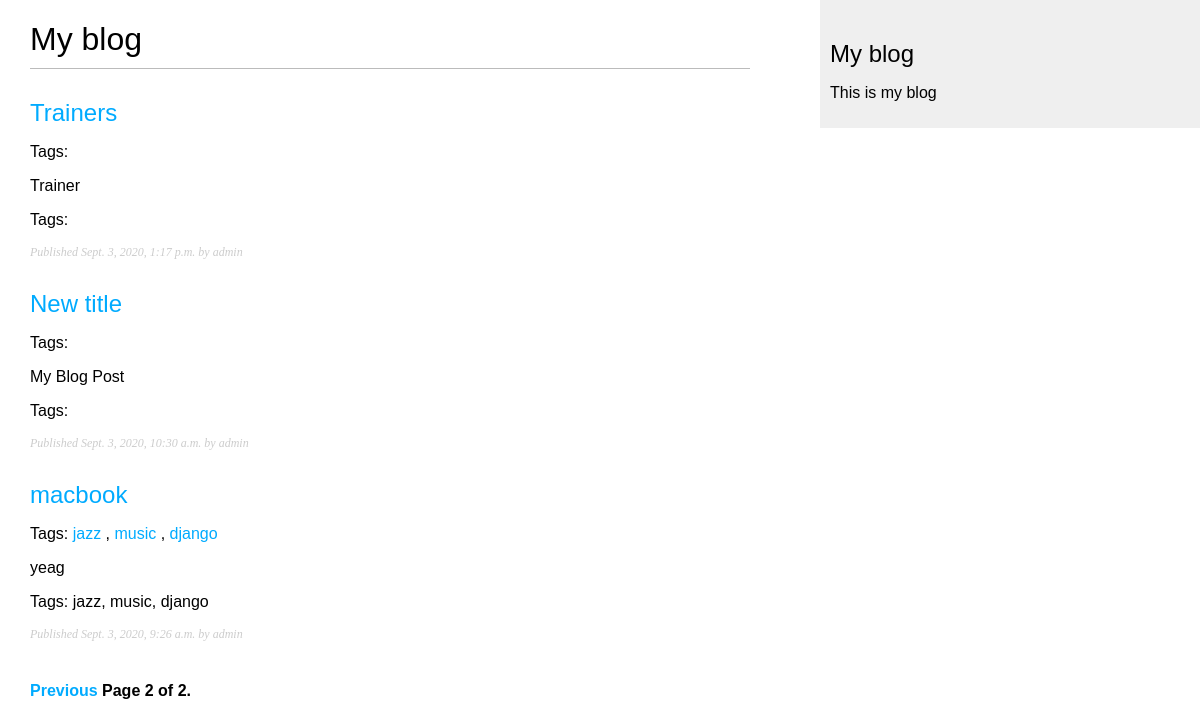
Screenshot of /blog/?page=2 with the database file from the repository.
### blog/models.py (models this page shows, shortened)
class Post(models.Model):
    STATUS_CHOICES = (
        ('draft', 'Draft'),
        ('published', 'Published')
    )
    title = models.CharField(max_length=250)
    slug = models.SlugField(max_length=250, unique_for_date='publish')
    author = models.ForeignKey(User, on_delete=models.CASCADE, related_name='blog_posts')
    body = models.TextField()
    publish = models.DateTimeField(default=timezone.now)
    created = models.DateTimeField(auto_now_add=True)
    updated = models.DateTimeField(auto_now=True)
    status = models.CharField(max_length=10, choices=STATUS_CHOICES, default='draft')
    tags = TaggableManager()
    objects = models.Manager()
    published = PublishedManager()
    def get_absolute_url(self):
        return reverse('blog:post_detail', args=[self.publish.year,
                       self.publish.month, self.publish.day, self.slug])
    class Meta:
        ordering = ('-publish',)

### blog/views.py (the view)
# urls.py: path('', views.post_list, name='post_list'), # function-based-view
def post_list(request, tag_slug=None):
    object_list = Post.published.all()
    tag = None
    if tag_slug:
        tag = get_object_or_404(Tag, slug=tag_slug)
        object_list = object_list.filter(tags__in=[tag])
    paginator = Paginator(object_list, 3)
    page = request.GET.get('page')
    try:
        posts = paginator.page(page)
    except PageNotAnInteger:
        posts = paginator.page(1)
    except EmptyPage:
        posts = paginator.page(paginator.num_pages)
    return render(request, 'blog/post/list.html', {'page': page, 'posts': posts, 'tag': tag})

### blog/models.py (called while the page is built)
    def get_queryset(self):
        return super().get_queryset().filter(status='published')

### blog/templates/blog/post/list.html (shortened to what this page needs)
{% extends "blog/base.html" %}
{% block content %}
    <h1>My blog</h1>
    {% for post in posts %}
        <h2>
            <a href="{{ post.get_absolute_url }}">{{ post.title }}</a>
        </h2>
        <p class="tags">
            Tags:
                {% for tag in post.tags.all %}
                    <a href="{% url "blog:post_list_by_tag" tag.slug %}">
                        {{ tag.name }}
                    </a>
                    {% if not forloop.last %}, {% endif %}
                {% endfor %}
        </p>
        {{ post.body | truncatechars:30|linebreaks }}
        <p class="tags">Tags: {{ post.tags.all|join:", " }}</p>
        <p class="date">Published {{ post.publish }} by {{ post.author }}</p>
    {% endfor %}
    {% include "pagination.html" with page=posts %}
{% endblock %}

### blog/templates/blog/base.html (shortened to what this page needs)
{% load static %}
<!DOCTYPE html>
<html lang="en">
<head>
    <link rel="stylesheet" href="{% static "css/blog.css" %}">
</head>
<body>
    <div id="content">
        {% block content %}{% endblock %}
    </div>
    <div id="sidebar">
        <h2>My blog</h2>
        <p>This is my blog</p>
    </div>
</body>
</html>

### blog/templates/pagination.html (shortened to what this page needs)
<div class="pagination">
    <span class="step-links">
        {% if page.has_previous %}
            <a href="?page={{ page.previous_page_number }}">Previous</a>
        {% endif %}
        <span class="current">
            Page {{ page.number }} of {{ page.paginator.num_pages }}.
        </span>
    </span>
</div>

### blog/static/css/blog.css (style rules this page uses)
body { margin:0; padding:0; font-family:helvetica, sans-serif; }
a { color:#00abff; text-decoration:none; }
h1 { font-weight:normal; border-bottom:1px solid #bbb; padding:0 0 10px 0; }
h2 { font-weight:normal; margin:30px 0 0; }
#content { float:left; width:60%; padding:0 0 0 30px; }
#sidebar { float:right; width:30%; padding:10px; background:#efefef; height:100%; }
p.date { color:#ccc; font-family: georgia, serif; font-size: 12px; font-style: italic; }
.pagination { margin:40px 0; font-weight:bold; }

### rows the page displays
Post: title "Trainers", body "Trainer", publish "Sept. 3, 2020, 1:17 p.m.", author "admin"
Post: title "New title", body "My Blog Post", publish "Sept. 3, 2020, 10:30 a.m.", author "admin"
Post: title "macbook", body "yeag", tags.all "jazz, music, django", publish "Sept. 3, 2020, 9:26 a.m.", author "admin"
Tag: name "jazz"
Tag: name "music"
Tag: name "django"

### other values shown
{{ page.number }} "2"
{{ page.paginator.num_pages }} "2"
